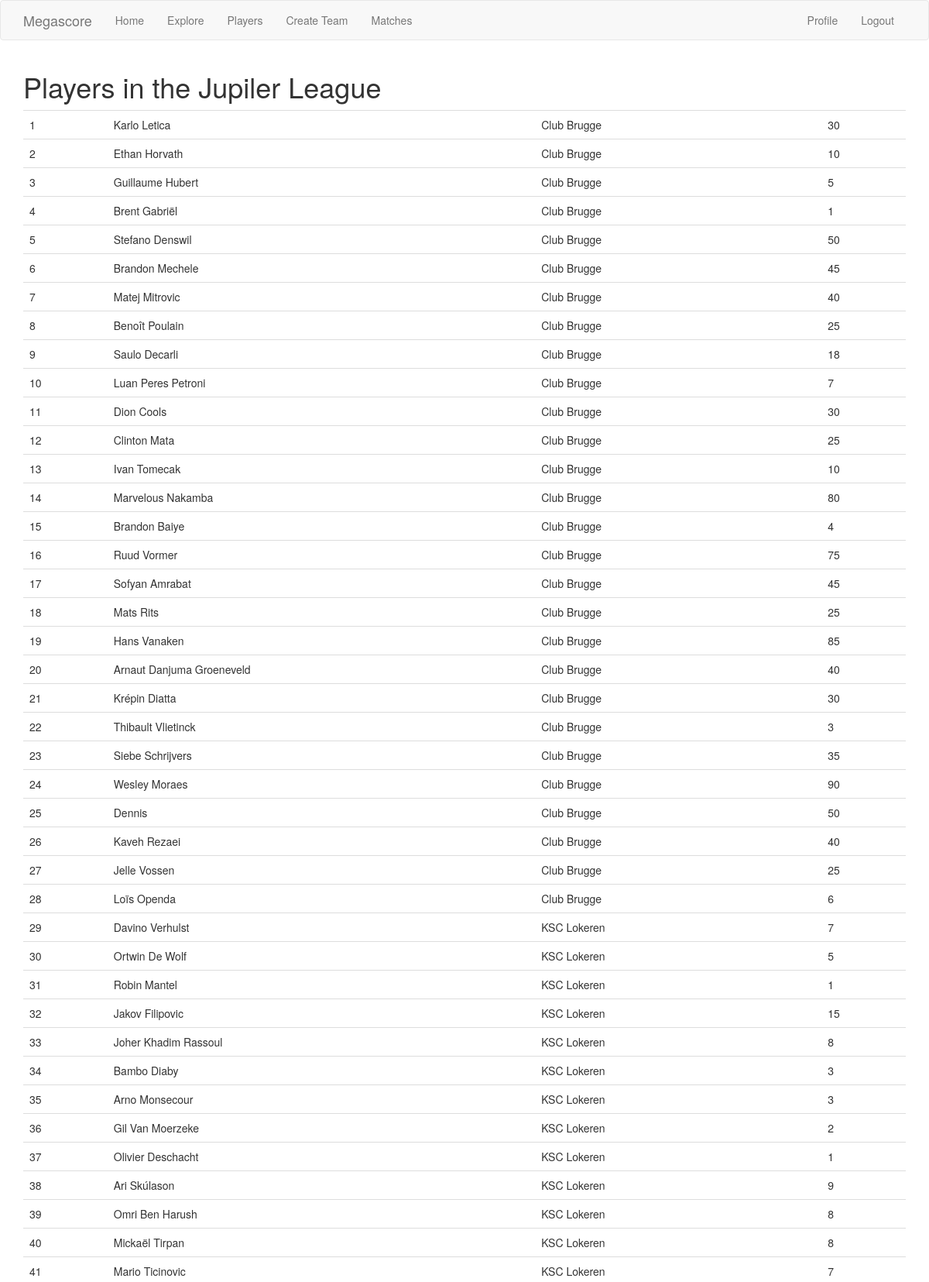
The page /view_players (signed in, upper part) on the database its author committed.
### app/models.py (models this page shows, shortened)
class Player(db.Model):
    id = db.Column(db.Integer, primary_key=True)
    name = db.Column(db.String(128), index=True, nullable=False)
    value = db.Column(db.Integer)
    team_id = db.Column(db.Integer, db.ForeignKey('team.id'))
    sporza_name = db.Column(db.String(128))
    team = db.relationship('Team', backref='players')

class Team(db.Model):
    id = db.Column(db.Integer, primary_key=True)
    teamname = db.Column(db.String(64), index=True, unique=True, nullable=False)

### app/main/routes.py (the view)
@bp.route('/view_players')
@login_required
def view_players():
    players = Player.query.all()
    return render_template('view_players.html', title="View Players", players=players)

### app/main/routes.py (called while the page is built)
@bp.before_app_request
def before_request():
    if current_user.is_authenticated:
        current_user.last_seen = datetime.utcnow()
        db.session.commit()

### app/models.py (called while the page is built)
@login.user_loader
def load_user(id):
    return User.query.get(int(id))

### app/templates/view_players.html
{% extends "base.html" %}
{% block app_content %}
    <h1>Players in the Jupiler League</h1>
    <table class="table table-hover">
    {% for player in players %}
        <tr>
            <td>
                {{ player.id }}
            </td>
            <td>
                {{ player.name }}
            </td>
            <td>
                {{ player.team.teamname }}
            </td>
            <td>
                {{ player.value }}
            </td>
        </tr>
    {% endfor %}
    </table>
{% endblock %}

### rows shown on the page
Player: id "1", name "Karlo Letica", team.teamname "Club Brugge", value "30"
Player: id "2", name "Ethan Horvath", team.teamname "Club Brugge", value "10"
Player: id "3", name "Guillaume Hubert", team.teamname "Club Brugge", value "5"
Player: id "4", name "Brent Gabriël", team.teamname "Club Brugge", value "1"
Player: id "5", name "Stefano Denswil", team.teamname "Club Brugge", value "50"
Player: id "6", name "Brandon Mechele", team.teamname "Club Brugge", value "45"
Player: id "7", name "Matej Mitrovic", team.teamname "Club Brugge", value "40"
Player: id "8", name "Benoît Poulain", team.teamname "Club Brugge", value "25"
Player: id "9", name "Saulo Decarli", team.teamname "Club Brugge", value "18"
Player: id "10", name "Luan Peres Petroni", team.teamname "Club Brugge", value "7"
Player: id "11", name "Dion Cools", team.teamname "Club Brugge", value "30"
Player: id "12", name "Clinton Mata", team.teamname "Club Brugge", value "25"
Player: id "13", name "Ivan Tomecak", team.teamname "Club Brugge", value "10"
Player: id "14", name "Marvelous Nakamba", team.teamname "Club Brugge", value "80"
Player: id "15", name "Brandon Baiye", team.teamname "Club Brugge", value "4"
Player: id "16", name "Ruud Vormer", team.teamname "Club Brugge", value "75"
Player: id "17", name "Sofyan Amrabat", team.teamname "Club Brugge", value "45"
Player: id "18", name "Mats Rits", team.teamname "Club Brugge", value "25"
Player: id "19", name "Hans Vanaken", team.teamname "Club Brugge", value "85"
Player: id "20", name "Arnaut Danjuma Groeneveld", team.teamname "Club Brugge", value "40"
Player: id "21", name "Krépin Diatta", team.teamname "Club Brugge", value "30"
Player: id "22", name "Thibault Vlietinck", team.teamname "Club Brugge", value "3"
Player: id "23", name "Siebe Schrijvers", team.teamname "Club Brugge", value "35"
Player: id "24", name "Wesley Moraes", team.teamname "Club Brugge", value "90"
Player: id "25", name "Dennis", team.teamname "Club Brugge", value "50"
Player: id "26", name "Kaveh Rezaei", team.teamname "Club Brugge", value "40"
Player: id "27", name "Jelle Vossen", team.teamname "Club Brugge", value "25"
Player: id "28", name "Loïs Openda", team.teamname "Club Brugge", value "6"
Player: id "29", name "Davino Verhulst", team.teamname "KSC Lokeren", value "7"
Player: id "30", name "Ortwin De Wolf", team.teamname "KSC Lokeren", value "5"
Player: id "31", name "Robin Mantel", team.teamname "KSC Lokeren", value "1"
Player: id "32", name "Jakov Filipovic", team.teamname "KSC Lokeren", value "15"
Player: id "33", name "Joher Khadim Rassoul", team.teamname "KSC Lokeren", value "8"
Player: id "34", name "Bambo Diaby", team.teamname "KSC Lokeren", value "3"
Player: id "35", name "Arno Monsecour", team.teamname "KSC Lokeren", value "3"
Player: id "36", name "Gil Van Moerzeke", team.teamname "KSC Lokeren", value "2"
Player: id "37", name "Olivier Deschacht", team.teamname "KSC Lokeren", value "1"
Player: id "38", name "Ari Skúlason", team.teamname "KSC Lokeren", value "9"
Player: id "39", name "Omri Ben Harush", team.teamname "KSC Lokeren", value "8"
Player: id "40", name "Mickaël Tirpan", team.teamname "KSC Lokeren", value "8"
Player: id "41", name "Mario Ticinovic", team.teamname "KSC Lokeren", value "7"
